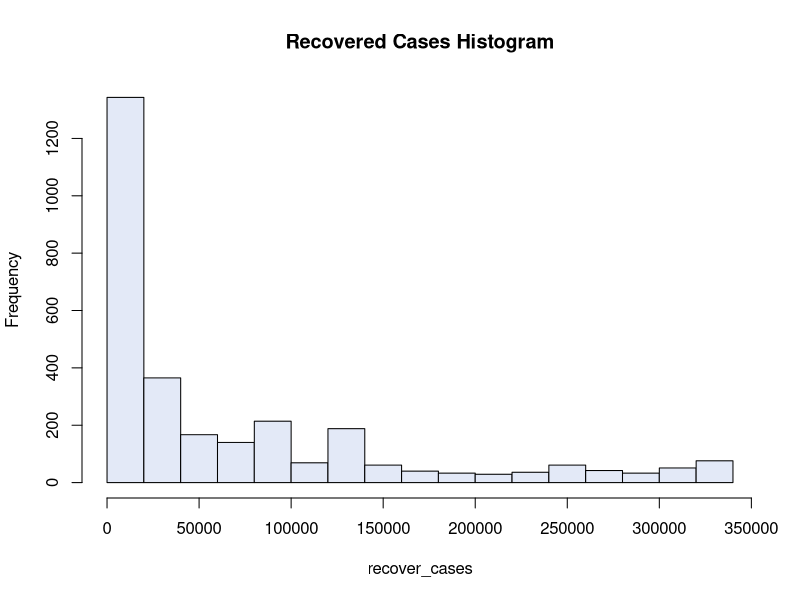

Source code (R):
cases =  read.csv("Coviddata.csv",header = TRUE,sep = ",",
                  colClasses = c("NULL","NULL","NULL","NULL"
                                 ,"NULL","NULL","NULL","numeric",
                                 "NULL","NULL","NULL","NULL"))
recover_cases = c(0)
for (a in cases[1])
{
  recover_cases =  append(recover_cases,a)
}

options(scipen=10000)

jpeg(file="D:/projects/PakCovidInsights/public/images/recoveredCasesHistogram.jpeg",
    width=600, height=350)
hist(recover_cases, col="#E3E9F7",main = "Recovered Cases Histogram")
dev.off()